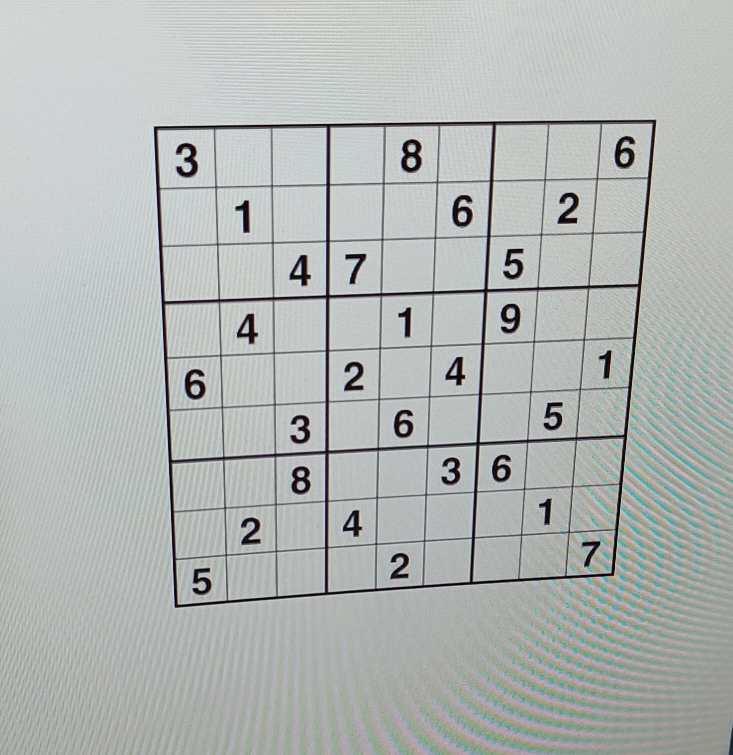
#> input picture puzzles/puzzle_1_persp.jpeg, 1465 x 1510 px (shown at 1/2 size)
$ python sudokusolver.py
#> lines starting #> are read from the running program, lines starting #| are printed output that depends on the picture; after the words box and inside, x2 and y2 are one past the last pixel; in counts of white or black regions, pixels touching at a corner belong together
#> further down, image is the input picture: shape (1510, 1465, 3); mean B, G, R 180, 181.8, 177.8
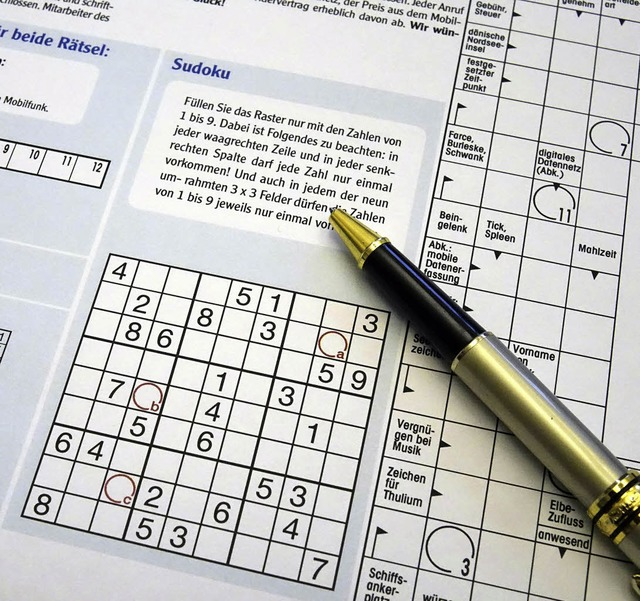
#> input picture puzzles/80512422-w-640.jpg, 640 x 601 px
#> further down, image is the input picture: shape (601, 640, 3); mean B, G, R 193.9, 196.4, 196.2
### geometrical.py
import cv2
import numpy as np

def order_points(pts):
    rect = np.zeros((4, 2), dtype='float32')

    s = np.sum(pts, axis=1)
    rect[0] = pts[np.argmin(s)]
    rect[2] = pts[np.argmax(s)]

    diff = np.diff(pts, axis=1)
    rect[1] = pts[np.argmin(diff)]
    rect[3] = pts[np.argmax(diff)]

    return rect

def un_warp_sudoku(image):
    cv2.imwrite('presentation/1_original.jpg', image)
    # Convert the image to grayscale
    gray = cv2.cvtColor(image, cv2.COLOR_BGR2GRAY)

    # what if box blurring is used instead of gaussian?
    boxblurred = cv2.boxFilter(gray, -1, (5, 5))
    cv2.imwrite('presentation/2_boxblurred.jpg', boxblurred)

    # what if bilateral blurring is used instead of gaussian?
    bilateralblurred = cv2.bilateralFilter(gray, 5, 75, 75)
    cv2.imwrite('presentation/3_bilateralblurred.jpg', bilateralblurred)

    # Apply GaussianBlur to reduce noise
    blurred = cv2.GaussianBlur(gray, (5, 5), 0)

    cv2.imwrite('presentation/2_blurred.jpg', blurred)

    # Apply Canny Edge Detection
    edges = cv2.Canny(blurred, 50, 150)
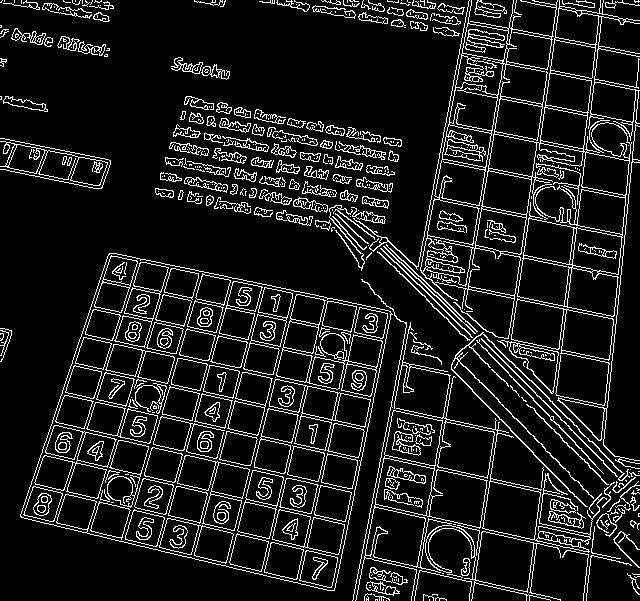
#> edges: shape (601, 640); 10.9% white in thin lines or dots
    cv2.imwrite('presentation/3_canny.jpg', edges)

    # presentation only, save image with all the contours
    #contis, _ = cv2.findContours(edges, cv2.RETR_TREE, cv2.CHAIN_APPROX_SIMPLE)
    #imgwithcontours = cv2.drawContours(image, contis, -1, (0, 255, 0), 2)
    #cv2.imwrite('presentation/4_contours.jpg', imgwithcontours)

    # Find contours on the image
    contours, _ = cv2.findContours(edges, cv2.RETR_EXTERNAL, cv2.CHAIN_APPROX_SIMPLE)
#> contours = 323 contours, 228 with area under 20; largest, box (x1, y1, x2, y2) and area: (20, 253, 393, 591) 86287, (420, 0, 640, 469) 41197, (355, 410, 488, 601) 7512, (394, 322, 607, 553) 5456, (511, 298, 614, 406) 3947

    # Sort contours by area, descending from biggest to smallest
    contours = sorted(contours, key=cv2.contourArea, reverse=True)

    sudoku_contour = None

    # Iterate through all the contours, looking for one with four points
    for contour in contours:
        # Approximate the contour to a polygon
        epsilon = 0.02 * cv2.arcLength(contour, True)
        approx = cv2.approxPolyDP(contour, epsilon, True)

        if len(approx) == 4:  # Looking for a contour with four points
            sudoku_contour = approx
            break
#> this loop made 1 pass
#> (epsilon, sudoku_contour) on pass 1: (25.08, [[109, 253], [20, 516], [334, 590], [390, 311]])

    # If no contour was found, return None
    if sudoku_contour is None:
        print("No valid Sudoku contour found!")
        return None

    # Order the Sudoku points
    sudoku_contour = sudoku_contour.reshape(4, 2)
    rect = order_points(sudoku_contour)
#> in order_points, `s = np.sum(pts, axis=1)`: s = [362, 536, 924, 701]
#> in order_points, `diff = np.diff(pts, axis=1)`: diff = [144, 496, 256, -79]
#> rect = [[109, 253], [390, 311], [334, 590], [20, 516]]

    max_width = 450
    max_height = 450

    # Destination points for the unwarped image
    dst = np.array([
        [0, 0],
        [max_width - 1, 0],
        [max_width - 1, max_height - 1],
        [0, max_height - 1]], dtype="float32")

    # Compute the perspective transform matrix and apply it
    matrix = cv2.getPerspectiveTransform(rect, dst)
#> matrix = [[1.75, 0.591, -339.9], [-0.421, 2.04, -469.8], [6.31e-06, 0.000537, 1]]
    #print(matrix)
    unwarped = cv2.warpPerspective(image, matrix, (max_width, max_height))


    # Save images for documentation purposes

    # blurredrescaled = cv2.resize(blurred, (450, 450), interpolation=cv2.INTER_AREA)
    # cannyrescaled = cv2.resize(edges, (450, 450), interpolation=cv2.INTER_AREA)
    imgwithcontours = cv2.drawContours(image, [sudoku_contour], -1, (0, 255, 0), 4)
    imgwithcontours = cv2.resize(imgwithcontours, (450, 450), interpolation=cv2.INTER_AREA)
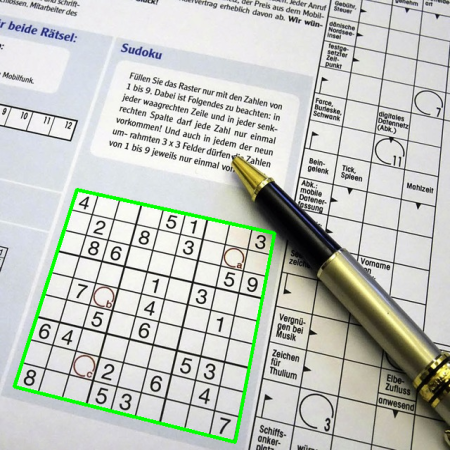
#> imgwithcontours: shape (450, 450, 3); mean B, G, R 192, 198.3, 194.3

    # [14 lines of commented-out code are left out]
    cv2.imwrite('presentation/5_contours.jpg', imgwithcontours)
    # cv2.imwrite('presentation/6_unwarped.jpg', unwarped)


    return unwarped

# [12 lines that do not run on import are left out]

### field_recognizer.py
import cv2

from geometrical import *
import numpy as np
import pytesseract

def construct_board(image):
    # Convert to grayscale
    cv2.imwrite('presentation/samu/1_original.jpg', image)
    gray = cv2.cvtColor(image, cv2.COLOR_BGR2GRAY)
#> gray: shape (450, 450)

    cv2.imwrite('presentation/samu/2_grayscale.jpg', gray)

    # Apply Gaussian blur
    blurred = cv2.GaussianBlur(gray, (5, 5), 0)
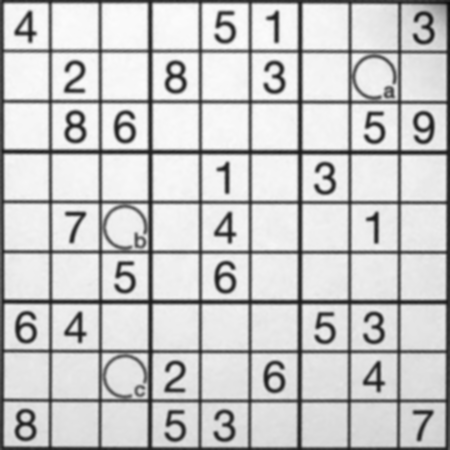
#> blurred: shape (450, 450); min 11, max 251, mean 199.2

    cv2.imwrite('presentation/samu/3_blurred.jpg', blurred)

    _, binary = cv2.threshold(gray, 127, 255, cv2.THRESH_BINARY)
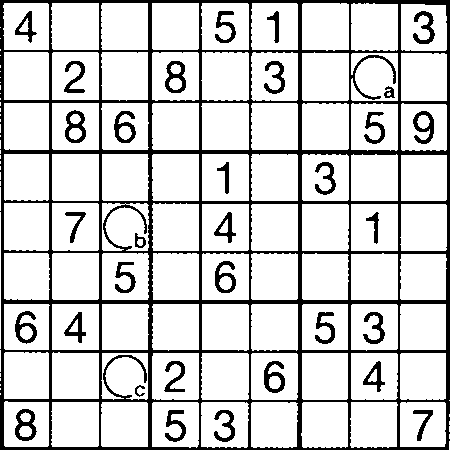
#> binary: shape (450, 450); 82.5% white; 33 black regions, largest, box (x1, y1, x2, y2) and area: (0, 0, 450, 450) 27414, (15, 409, 37, 441) 347, (65, 110, 86, 143) 341

    cv2.imwrite('presentation/samu/4_binarized.jpg', binary)

    #DEBUG
    #cv2.imshow('gray', gray)
    #cv2.waitKey(0)

    # 2. Split the Sudoku grid into 81 cells
    board_size = 450
    cell_size = board_size // 9 # Each cell size (since it's 9x9)

    # Define a margin to remove the cell borders
    margin = 5
    cells = []
    gray_cells = []
    for i in range(9):
        for j in range(9):

            # Crop each cell from the thresholded image, leaving a margin around the borders
            start_row = i * cell_size + margin
            end_row = (i + 1) * cell_size - margin
            start_col = j * cell_size + margin
            end_col = (j + 1) * cell_size - margin

            # Ensure the margins don't go out of bounds
            start_row = max(0, start_row)
            start_col = max(0, start_col)
            end_row = min(gray.shape[0], end_row)
            end_col = min(gray.shape[1], end_col)

            # Crop the cell
            cell = binary[start_row:end_row, start_col:end_col]

            cells.append(cell)
            gray_cells.append(gray[start_row:end_row, start_col:end_col])
            cv2.imwrite(f'presentation/samu/tiles/cell_{i}_{j}.png', cell)
#> this loop made 9 passes
#> pass 1, in construct_board, `cv2.imwrite(f'presentation/samu/tiles/cell_{i}_{j}.png', cell)`:
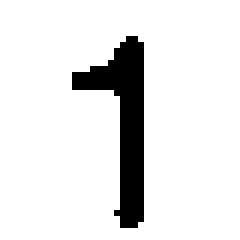
#> saved as cell_0_5.png: shape (40, 40) (shown 6 times larger); 90% white; 1 black region, box (x1, y1, x2, y2) and area: (12, 6, 24, 38) 160
#> after the loop, cells = 81 items; gray_cells = 81 items

    # Documentation image
    cv2.imwrite('cells/morph.png', np.hstack((gray_cells[80], cells[80])))
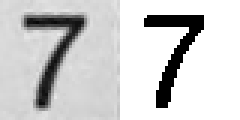
#> saved as morph.png: shape (40, 80) (shown 3 times larger); min 0, max 255, mean 207.1

    board = np.zeros((9, 9))
    valid = ['1\n', '2\n', '3\n', '4\n', '5\n', '6\n', '7\n', '8\n', '9\n']

    for i in range(9):
        for j in range(9):
            number = pytesseract.image_to_string(cells[i*9+j], config='--psm 10 digits')
            #print(f"{number} {type(number)}")
            if number is not None and number in valid:
                board[i][j] = number[0]
            else:
                board[i][j] = 0

    return board


# [12 lines that do not run on import are left out]

### sudokusolver.py
import numpy as np
import cv2
from geometrical import *
from field_recognizer import *
from solver import *

image = cv2.imread('puzzles/puzzle_1_persp.jpeg')
image = cv2.imread('puzzles/80512422-w-640.jpg')

cv2.imshow('Original Image', image)
cv2.waitKey(0)

image = un_warp_sudoku(image)
#> (the run stopped early here; a loop or call above may not have finished)
